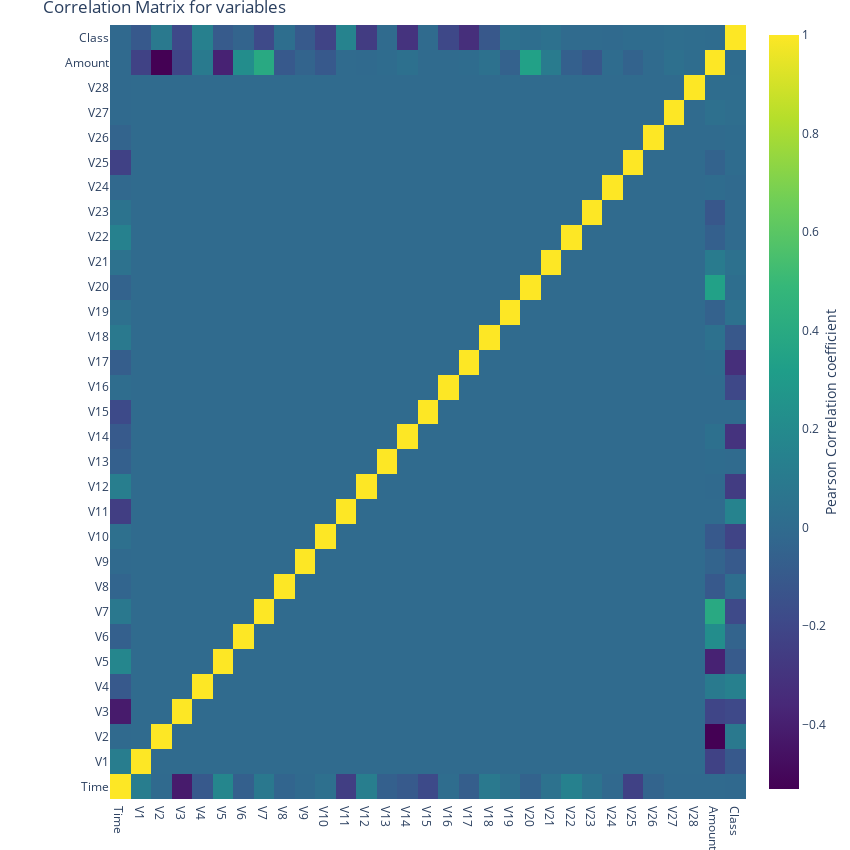

The cell this chart's notebook holds for it:
### Code cell
#correlation
correlation = df.corr()
#tick labels
matrix_cols = correlation.columns.tolist()
#convert to array
corr_array  = np.array(correlation)

#Plotting
trace = go.Heatmap(z = corr_array,
                   x = matrix_cols,
                   y = matrix_cols,
                   colorscale = "Viridis",
                   colorbar   = dict(title = "Pearson Correlation coefficient",
                                     titleside = "right"
                                    ) ,
                  )

layout = go.Layout(dict(title = "Correlation Matrix for variables",
                        autosize = False,
                        height  = 850,
                        width   = 850,
                        margin  = dict(r = 0 ,l = 110,
                                       t = 25,b = 10,
                                      ),
                        yaxis   = dict(tickfont = dict(size = 12)),
                        xaxis   = dict(tickfont = dict(size = 12))
                       )
                  )

data = [trace]
fig = go.Figure(data=data,layout=layout)
py.iplot(fig)

### Figure 1 — Plotly figure (JSON) as saved in the notebook; plotly's stock layout.template omitted (floating-point values rounded to 4 significant figures; data arrays with more than 128 entries replaced by an {"elided": "..."} marker saying what was removed)
{"data": [{"colorbar": {"title": {"side": "right", "text": "Pearson Correlation coefficient"}}, "colorscale": [[0, "#440154"], [0.1111, "#482878"], [0.2222, "#3e4989"], [0.3333, "#31688e"], [0.4444, "#26828e"], [0.5556, "#1f9e89"], [0.6667, "#35b779"], [0.7778, "#6ece58"], [0.8889, "#b5de2b"], [1, "#fde725"]], "type": "heatmap", "x": ["Time", "V1", "V2", "V3", "V4", "V5", "V6", "V7", "V8", "V9", "V10", "V11", "V12", "V13", "V14", "V15", "V16", "V17", "V18", "V19", "V20", "V21", "V22", "V23", "V24", "V25", "V26", "V27", "V28", "Amount", "Class"], "y": ["Time", "V1", "V2", "V3", "V4", "V5", "V6", "V7", "V8", "V9", "V10", "V11", "V12", "V13", "V14", "V15", "V16", "V17", "V18", "V19", "V20", "V21", "V22", "V23", "V24", "V25", "V26", "V27", "V28", "Amount", "Class"], "z": {"elided": "31x31 float values"}}], "layout": {"autosize": false, "height": 850, "margin": {"b": 10, "l": 110, "r": 0, "t": 25}, "title": {"text": "Correlation Matrix for variables"}, "width": 850, "xaxis": {"tickfont": {"size": 12}}, "yaxis": {"tickfont": {"size": 12}}}}
